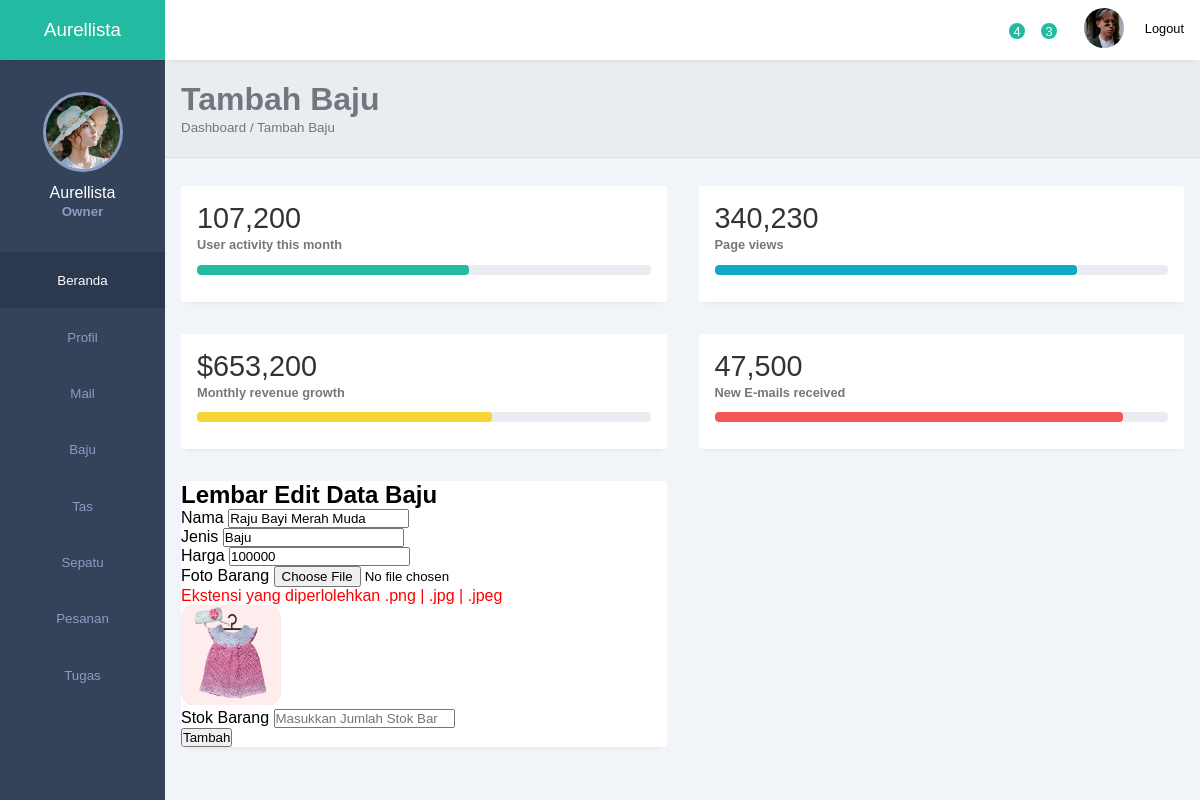
Screenshot of /admin/index.php?hal=edit_baju&id=4 with the database file from the repository.
### tables this page shows
CREATE TABLE `baju_rajut` (
  `id` int(4) NOT NULL,
  `nama` varchar(255) NOT NULL,
  `jenis` varchar(255) NOT NULL,
  `harga` int(255) NOT NULL,
  `foto` varchar(255) NOT NULL,
  `lama_buat` int(3) NOT NULL
);

### admin/templates/baju/edit_baju.php (the view, shortened to what this page needs)
<div class="page-header">
    <h1>Tambah Baju</h1>
    <small>Dashboard / Tambah Baju</small>
</div>
<div class="page-content">
    <div class="analytics">
        <div class="card">
            <div class="card-head">
                <h2>107,200</h2>
            </div>
            <div class="card-progress">
                <small>User activity this month</small>
                <div class="card-indicator">
                    <div class="indicator one" style="width: 60%"></div>
                </div>
            </div>
        </div>
        <div class="card">
            <div class="card-head">
                <h2>340,230</h2>
            </div>
            <div class="card-progress">
                <small>Page views</small>
                <div class="card-indicator">
                    <div class="indicator two" style="width: 80%"></div>
                </div>
            </div>
        </div>
        <div class="card">
            <div class="card-head">
                <h2>$653,200</h2>
            </div>
            <div class="card-progress">
                <small>Monthly revenue growth</small>
                <div class="card-indicator">
                    <div class="indicator three" style="width: 65%"></div>
                </div>
            </div>
        </div>
        <div class="card">
            <div class="card-head">
                <h2>47,500</h2>
            </div>
            <div class="card-progress">
                <small>New E-mails received</small>
                <div class="card-indicator">
                    <div class="indicator four" style="width: 90%"></div>
                </div>
            </div>
        </div>
        <div class="records table-responsive">
            <div class="box box-primary">
                <div class="box-header with-border">
                    <h2>Lembar Edit Data Baju</h2>
                </div>
                <?php
                include 'config.php';
                if (isset($_GET['id'])) {
                    if ($_GET['id'] != "") {
                        $id = $_GET['id'];
                        $query = mysqli_query($conn, "SELECT * FROM baju_rajut WHERE id='$id'");
                        $row = mysqli_fetch_assoc($query);
                    } else {
                        echo "<script>alert('Data tidak ditemukan pada database');windows.location='index.php;'</script>";
                    }
                }
                ?>
                <form role="form" action="templates/baju/proses_edit_baju.php" method="POST" enctype="multipart/form-data">
                    <div class="box-body">
                        <div class="form-group">
                            <label>Nama</label>
                            <input type="text" class="form-control" placeholder="Masukkan Nama Barang" name="nama" value="<?php echo $row['nama']; ?>">
                        </div>
                        <div class="form-group">
                            <label>Jenis</label>
                            <input type="text" class="form-control" placeholder="Masukkan Jenis Barang" name="jenis" value="<?php echo $row['jenis']; ?>">
                        </div>
                        <div class="form-group">
                            <label>Harga</label>
                            <input class="form-control" type="number" name="harga" value="<?php echo $row['harga']; ?>"></input>
                        </div>
                        <div class="form-group">
                            <label>Foto Barang</label>
                            <input class="text" type="file" name="foto" required="required" value="<?php echo $row['foto']; ?>"></input>
                            <p style="color: red">Ekstensi yang diperlolehkan .png | .jpg | .jpeg</p>
                            <?php
                            if ($row['foto'] == "") { ?>
                                <img src="https://via.placeholder.com/500x500.png?text=LAMPIRAN+FOTO+BARANG" style="width:100px;height:100px;">
                            <?php } else { ?>
                                <img src="./templates/baju/file/<?php echo $row['foto']; ?>" style="width:100px;height:100px;">
                            <?php } ?>
                        </div>
                        <div class="form-group">
                            <label>Stok Barang</label>
                            <input class="form-control" placeholder="Masukkan Jumlah Stok Barang" type="number" name="stok" value="<?php echo $row['stok']; ?>"></input>
                        </div>
                    </div>
                    <div class="box-footer">
                        <button type="submit" class="btn btn-primary">Tambah</button>
                    </div>
                </form>
            </div>
        </div>
    </div>
</div>

### admin/style.css (style rules this page uses)
:root { --main-color: #22BAA0; --color-dark: #34425A; --text-grey: #B0B0B0; }
* { margin: 0; padding: 0; text-decoration: none; list-style-type: none; box-sizing: border-box; font-family: 'Merriweather', sans-serif; }
.page-header { padding: 1.3rem 1rem; background: #E9edf2; border-bottom: 1px solid #dee2e8; }
.page-header h1, .page-header small { color: #74767d; }
.page-content { padding: 1.3rem 1rem; background: #f1f4f9; }
.analytics { display: grid; grid-template-columns: repeat(4, 1fr); grid-gap: 2rem; margin-top: .5rem; margin-bottom: 2rem; }
.card { box-shadow: 0px 5px 5px -5px rgb(0 0 0 / 10%); background: #fff; padding: 1rem; border-radius: 3px; }
.card-head { display: flex; justify-content: space-between; align-items: center; }
.card-head h2 { color: #333; font-size: 1.8rem; font-weight: 500; }
.card-progress small { color: #777; font-size: .8rem; font-weight: 600; }
.card-indicator { margin: .7rem 0rem; height: 10px; border-radius: 4px; background: #e9edf2; overflow: hidden; }
.indicator { height: 10px; border-radius: 4px; }
.indicator.one { background: #22baa0; }
.indicator.two { background: #11a8c3; }
.indicator.three { background: #f6d433; }
.indicator.four { background: #f25656; }
.records { box-shadow: 0px 5px 5px -5px rgb(0 0 0 / 10%); background: #fff; border-radius: 3px; }
input, button, select { outline: none; }
.table-responsive { width: 100%; overflow: auto; }
@media only screen and (max-width: 1200px) { .analytics { grid-template-columns: repeat(2, 1fr); } }

### rows the page displays
baju_rajut: nama "Raju Bayi Merah Muda", jenis "Baju", harga "100000", foto (picture)
